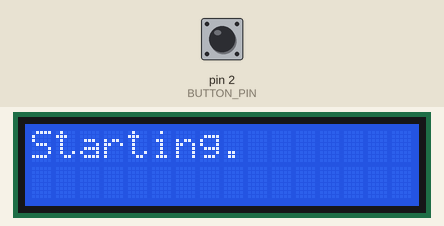
Bench run of a program on a simulated Arduino Uno, built with avr-gcc and run on an emulated ATmega328P. Parts: 16×2 character LCD. The test bench sets the inputs (shaded band); at power-on: pin 2 (BUTTON_PIN) LOW.

Above: at 0.1 s.
At 2.7 s:
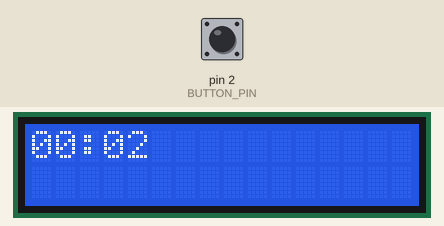
2.8 s: pin 2 (BUTTON_PIN) pulled HIGH for 1.2 s
At 3.9 s:
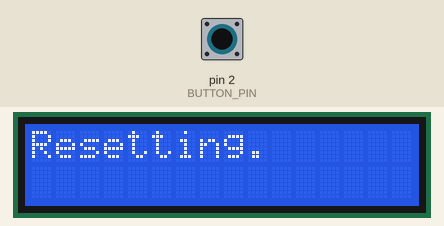
Timing chart, 0 to 5.8 s (numbered marks = the images above; inputs shaded):
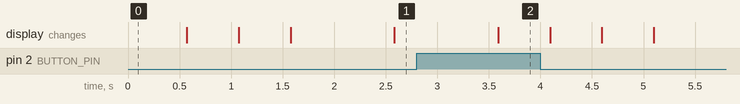

Measured:
- after the input at 2.8 s, the display: changes after 0.79 s (image 2)

The program:

main.cpp
```cpp
#include <Arduino.h>
#include <LiquidCrystal.h>

uint8_t countSec = 0;
uint8_t countMin = 0;

const short BUTTON_PIN = 2;

LiquidCrystal lcd(8,7,6,5,4,3);

void setup()
{
    lcd.begin(16,2);
    Serial.begin(9600);
    pinMode(BUTTON_PIN,INPUT);
    for(short i=1;i<4;i++){
        lcd.clear();
        lcd.print("Starting");
        for (size_t j = 0; j < i; j++)
        {
            lcd.print(".");
        }

        delay(500);
    }
}

void resetCounter(){
    for(short i=1;i<4;i++){
        lcd.clear();
        lcd.print("Resetting");
        for (size_t j = 0; j < i; j++)
        {
            lcd.print(".");
        }

        delay(500);
    }
    countSec = 0;
    countMin = 0;
}

void loop()
{
    lcd.clear();
    countSec++;
    if(digitalRead(BUTTON_PIN) == HIGH){
        resetCounter();
    }
    if(countSec >= 60){
        countSec = 0;
        countMin++;
    }
    if(countMin >= 60){
        countMin = 0;
        countSec = 0;
    }

    lcd.clear();
    lcd.print(countMin < 10 ? "0" : "");
    lcd.print(countMin);
    lcd.print(":");
    lcd.print(countSec < 10 ? "0" : "");
    lcd.print(countSec);
    delay(1000);
}
```
